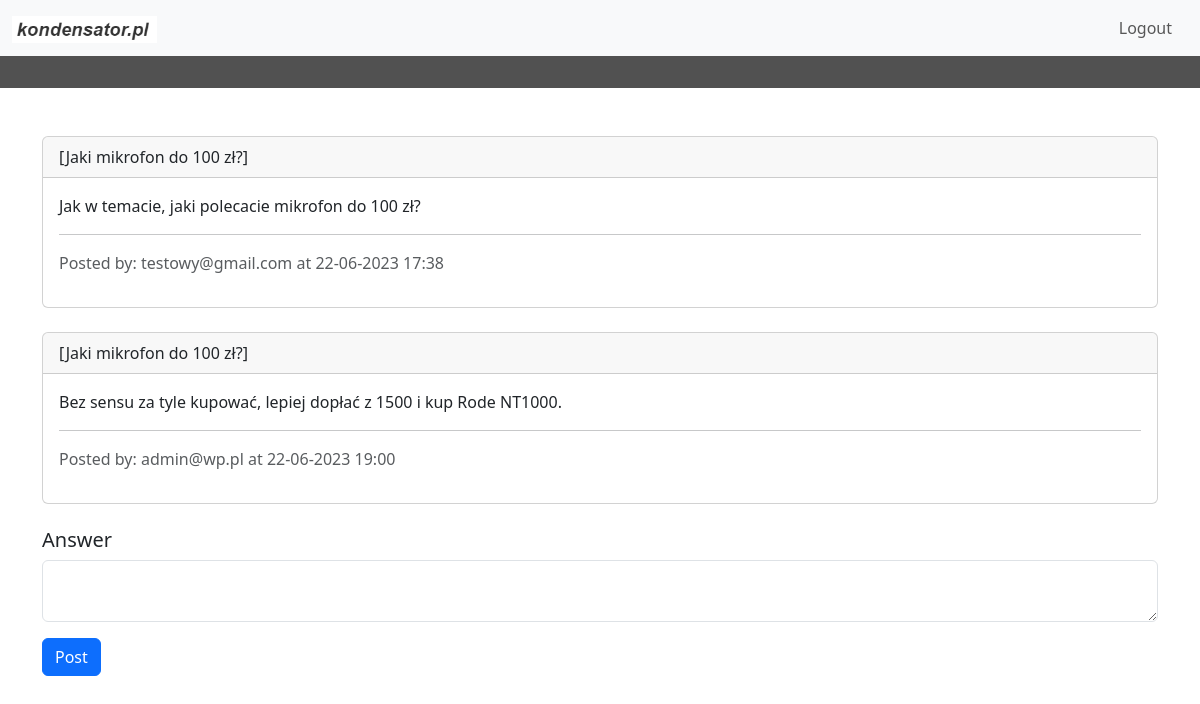
The page /thread/1 (signed in) on the database its author committed.
### website/models.py (models this page shows)
class Thread(db.Model):
    id = db.Column(db.Integer, primary_key=True)
    title = db.Column(db.String(255))
    date = db.Column(db.DateTime(timezone=True), default=func.now())
    user_id = db.Column(db.Integer, db.ForeignKey('user.id'))
    topic_id = db.Column(db.Integer, db.ForeignKey('topic.id'))

class Post(db.Model):
    id = db.Column(db.Integer, primary_key=True)
    content = db.Column(db.String(10000))
    date = db.Column(db.DateTime(timezone=True), default=func.now())
    user_id = db.Column(db.Integer, db.ForeignKey('user.id'))
    thread_id = db.Column(db.Integer, db.ForeignKey('thread.id'))

class User(db.Model, UserMixin):
    id = db.Column(db.Integer, primary_key=True)
    email = db.Column(db.String(128), unique=True)
    password = db.Column(db.String(150))
    threads = db.relationship('Thread')
    posts = db.relationship('Post')

### website/views.py (the view)
@views.route('/thread/<int:thread_id>', methods=['GET', 'POST'])
@login_required
def thread_view(thread_id):
    thread = Thread.query.get_or_404(thread_id)
    posts = Post.query.filter_by(thread_id=thread_id).all()
    post_list = []
    for post in posts:
        user = User.query.get(post.user_id)
        post_dict = {
            'id': post.id,
            'content': post.content,
            'author_email': user.email,
            'created_at': post.date
        }
        post_list.append(post_dict)
    form = PostForm()
    if form.validate_on_submit():
        new_post = Post(content=form.content.data, user_id=current_user.id, thread_id=thread_id)
        db.session.add(new_post)
        db.session.commit()
        flash('Post created!', category='success')
        return redirect(url_for('views.thread_view', thread_id=thread_id, thread_title=thread.title))
    return render_template('thread.html', user=current_user, posts=post_list, form=form, thread_title=thread.title)

### website/forms.py
class PostForm(FlaskForm):
    content = TextAreaField('Content', validators=[InputRequired(), Length(max=10000)])
    submit = SubmitField('Post')

### website/templates/thread.html (shortened to what this page needs)
{% extends "base.html" %}
{% block content %}
    <div class="container mt-5">
        {% for post in posts %}
            <div class="card mb-4">
                <div class="card-header">
                    [{{ thread_title }}]
                </div>
                <div class="card-body">
                    <p class="card-text">{{ post.content }}</p>
                    <hr>
                    <p class="text-muted">Posted by: {{ post.author_email }} at {{ post.created_at.strftime('%d-%m-%Y %H:%M') }}</p>
                </div>
            </div>
        {% endfor %}
        <h5>Answer</h5>
        <form method="POST">
            <div class="mb-3">
                {{ form.content(class="form-control") }}
            </div>
            <div class="mb-3">
                {{ form.submit(class="btn btn-primary") }}
            </div>
        </form>
    </div>
{% endblock %}

### rows shown on the page
Thread: posts "Jaki mikrofon do 100 zł?" "Jaki mikrofon do 100 zł?"
Post: content "Jak w temacie, jaki polecacie mikrofon do 100 zł?", created_at "22-06-2023 17:38"
User: author_email "testowy@gmail.com"
Post: content "Bez sensu za tyle kupować, lepiej dopłać z 1500 i kup Rode NT1000.", created_at "22-06-2023 19:00"
User: author_email "admin@wp.pl"
